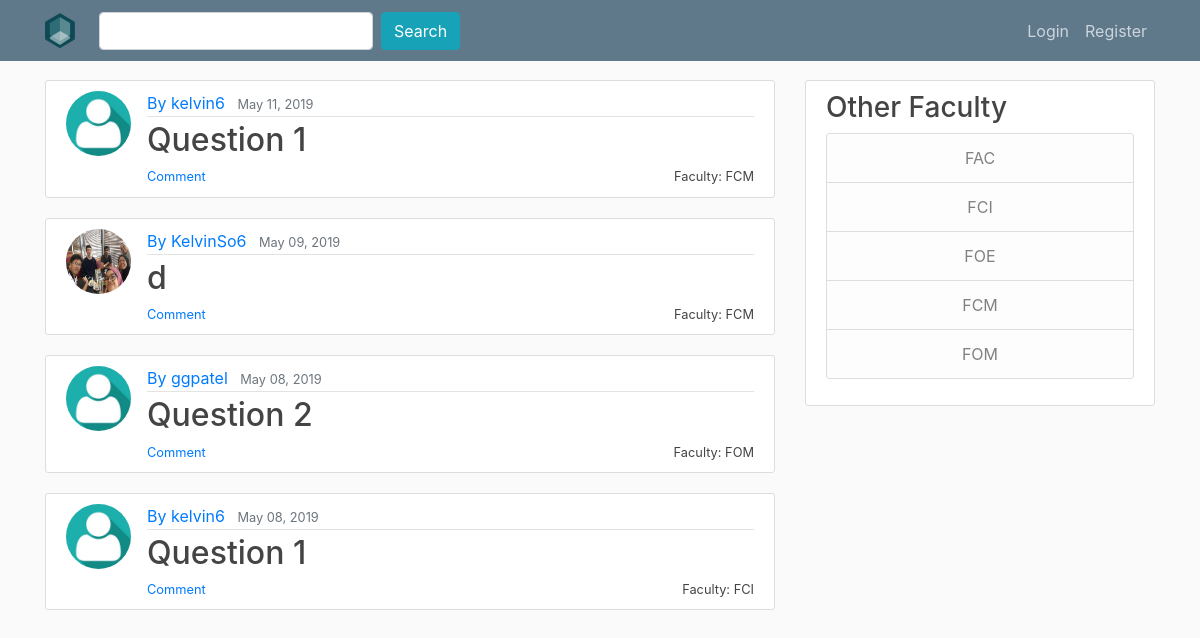
Before: /QnA/ with the older database file.
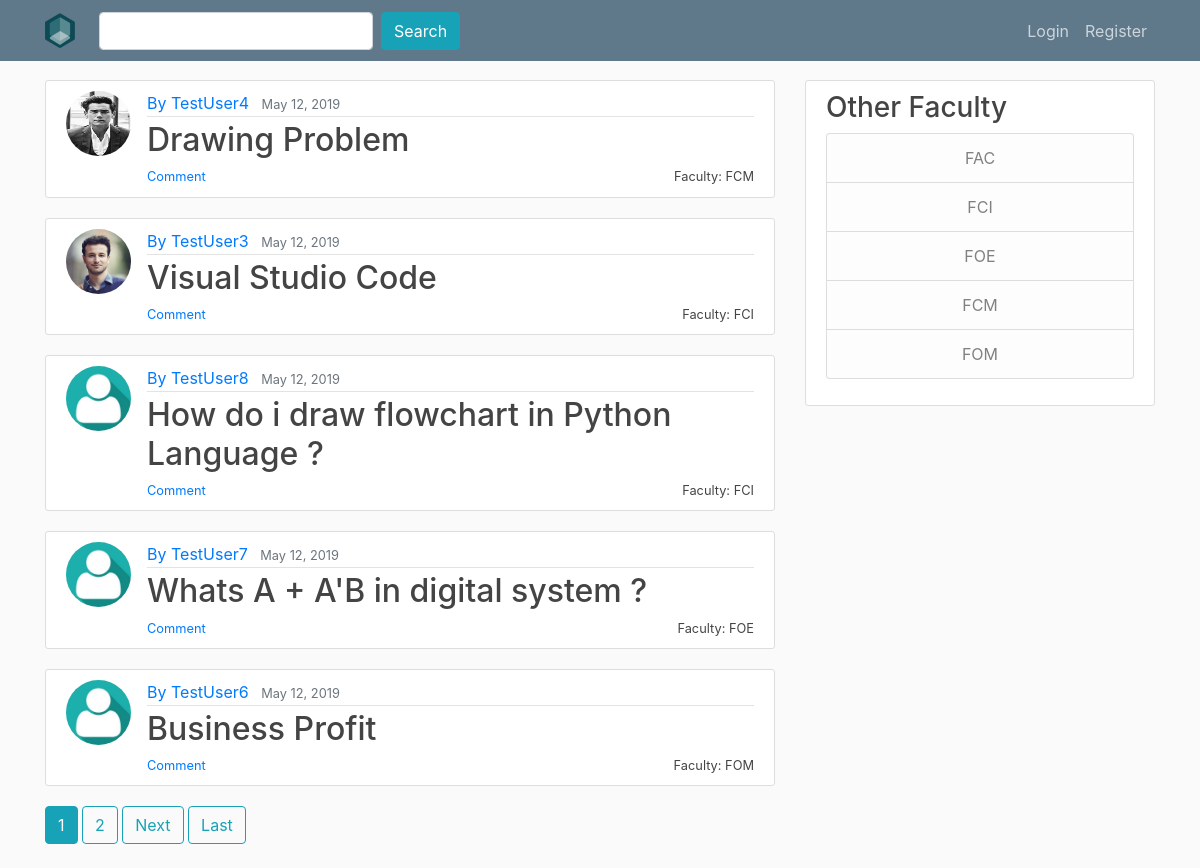
After: the same page with the newer database file.
### QnA/models.py (models this page shows, shortened)
class question (models.Model):
    title = models.CharField(max_length=100) #use charfield to limit user input
    liked_by = models.ManyToManyField(User,related_name='liked_by_question',blank = True)
    like = models.IntegerField(default=0)
    slug = models.SlugField(max_length=100)
    content = models.TextField() #use TextField if there is no limit for the content
    date_published = models.DateTimeField(default=timezone.now) #auto-select the current time
    category = models.ForeignKey(category,on_delete=models.CASCADE)
    author = models.ForeignKey(User, on_delete=models.CASCADE) #if the user is deleted the question will be deleted

class category (models.Model):
    category = models.CharField(max_length=100)
    slug = models.SlugField(max_length=100,unique=True)
    def get_absolute_url(self):
        return reverse('category',args=[self.slug])
    def __str__(self):
        return self.category

### users/models.py (models this page shows, shortened)
class Profile(models.Model):
    user = models.OneToOneField(User, on_delete=models.CASCADE)
    image = models.ImageField(default="default.png", upload_to="profile_pics")

### QnA/views.py (the view)
# urls.py: path("QnA/", QuestionListView.as_view(), name="qna"),
class QuestionListView(ListView):
    model = question
    template_name = 'QnA/question.html'
    context_object_name = 'question'
    ordering = ['-date_published']
    paginate_by = 5

### QnA/templates/QnA/question.html (shortened to what this page needs)
{% extends "QnA/base.html" %}
{% load crispy_forms_tags %}
{% block content %}
	{% for question in question %}
		<article class="media content-section">
		  <img class="rounded-circle article-img" src="{{ question.author.profile.image.url }}">
		  <div class="media-body">
		    <div class="article-metadata">
		      <a class="mr-2" href="{% url 'user-profile' question.author.username %}" >By {{ question.author }}</a>
		      <small class="text-muted">{{ question.date_published|date:"F d, Y" }}</small>
		    </div>
				<h2><a class="article-title" style="display : inline" href="{% url 'question-detail' question.slug question.pk %}" >{{ question.title }}</a></h2>
				<a href="{{ question.category.get_absolute_url}}"><small class="article-title" style="float: right" >Faculty: {{ question.category }}</small></a>
				<small class="article-title" style="float: left" ><a href="{% url 'question-detail' question.slug question.pk %}">Comment</a></small>
		  </div>
		</article>
	{% endfor %}
	{% if is_paginated %}
		{% for num in page_obj.paginator.page_range %}
			{% if page_obj.number == num %}
				<a class="btn btn-info mb-4" href="?page={{ num }}">{{ num }}</a>
			{% elif num > page_obj.number|add:'-3' and num < page_obj.number|add:'3'%}
				<a class="btn btn-outline-info mb-4" href="?page={{ num }}">{{ num }}</a>
			{% endif %}
		{% endfor %}
		{% if page_obj.has_next %}
			<a class="btn btn-outline-info mb-4" href="?page={{ page_obj.next_page_number }}">Next</a>
			<a class="btn btn-outline-info mb-4" href="?page={{ page_obj.paginator.num_pages}}">Last</a>
		{% endif %}
	{% endif %}
{% endblock %}

Changed rows visible on the page:
removed question: author.profile.image (placeholder picture), author "kelvin6", date_published "May 11, 2019", title "Question 1", category "FCM"
removed question: author.profile.image (picture), author "KelvinSo6", date_published "May 09, 2019", title "d", category "FCM"
removed question: author.profile.image (placeholder picture), author "ggpatel", date_published "May 08, 2019", title "Question 2", category "FOM"
removed question: author.profile.image (placeholder picture), author "kelvin6", date_published "May 08, 2019", title "Question 1", category "FCI"
added question: author.profile.image (picture), author "TestUser4", date_published "May 12, 2019", title "Drawing Problem", category "FCM"
added question: author.profile.image (picture), author "TestUser3", date_published "May 12, 2019", title "Visual Studio Code", category "FCI"
added question: author.profile.image (placeholder picture), author "TestUser8", date_published "May 12, 2019", title "How do i draw flowchart in Python Language ?", category "FCI"
added question: author.profile.image (placeholder picture), author "TestUser7", date_published "May 12, 2019", title "Whats A + A'B in digital system ?", category "FOE"
added question: author.profile.image (placeholder picture), author "TestUser6", date_published "May 12, 2019", title "Business Profit", category "FOM"
Other visible differences:
new list line: "1"
new list line: "2"
text now shown: "Next Last"
